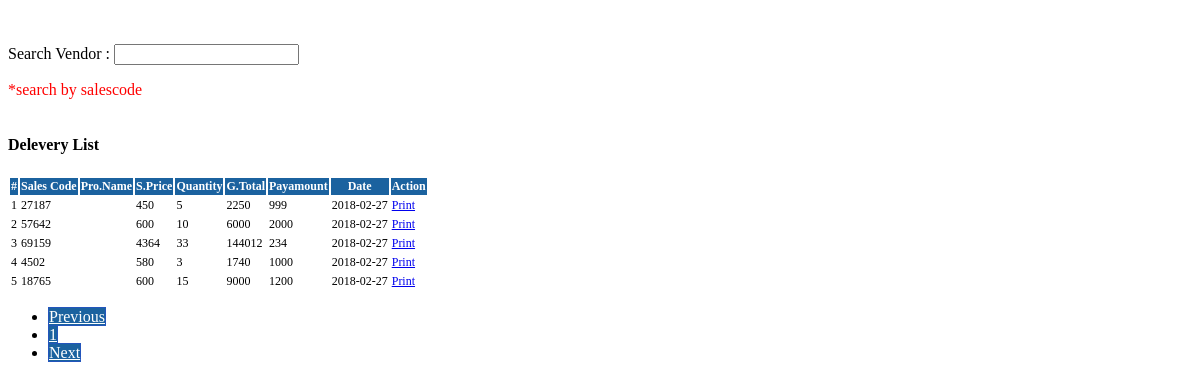
The page /alldelevery.php on the database its author committed.
### tables this page shows
CREATE TABLE IF NOT EXISTS `deleveryinfo` (
`id` int(11) NOT NULL,
  `salescode` int(6) NOT NULL,
  `product_id` int(6) NOT NULL,
  `saleprice` int(10) NOT NULL,
  `salequantity` int(6) NOT NULL,
  `s_total` int(10) NOT NULL,
  `s_payamount` int(10) NOT NULL,
  `saledate` date NOT NULL
);

### alldelevery.php (the view, shortened to what this page needs)
<div class="container" style="width: 1000px;">
		  <table class="table table-hover">
			<thead>
			 	<form action="">
			Search Vendor : <input type="text" id="txt1" onkeyup="showHint(this.value)">
			<p style="color: red">*search by salescode </p>
			</form>
			</thead>
</div>
	<?php
			$perpage = 20;
			if(isset($_REQUEST["delivery_page"])){
			$page = intval($_REQUEST["delivery_page"]);
			}
			else {
			$page = 1;
			}
			$calc = $perpage * $page;
			$start = $calc - $perpage;
			$sl_no=1;
			$sql = ("select * from deleveryinfo ORDER BY id DESC Limit $start, $perpage ");
			$result = mysqli_query($conn, $sql);
			$rows = mysqli_num_rows($result);
			if($rows >0){
				?>
		<div class="container">
		  <table class="table table-hover">
		  <h4>Delevery List</h4>
			<thead>
			  <tr style="background-color:#1b629f;color:#fff;">
				<th>#</th>
				<th>Sales Code</th>
				<th>Pro.Name</th>
				<th>S.Price</th>
				<th>Quantity</th>
				<th>G.Total</th>
				<th>Payamount</th>
				<th>Date</th>
				<th>Action</th>
			  </tr>
			</thead>
			<tbody>
				<?php
					while($post = mysqli_fetch_assoc($result)) {
					$salescode=$post["salescode"];
					$saleprice=$post["saleprice"];
					$salequantity=$post["salequantity"];
					$s_total=$post["s_total"];
					$s_payamount=$post["s_payamount"];
					$saledate=$post["saledate"];
					?>
					  <tr>
							<td><?php echo $sl_no++; ?></td>
							<td><?php echo $salescode; ?></td>
							<td>
							</td>
							<td><?php echo $saleprice; ?></td>
							<td><?php echo $salequantity; ?></td>
							<td><?php echo $s_total; ?></td>
							<td><?php echo $s_payamount; ?></td>
							<td><?php echo $saledate; ?></td>
							<td>
							<a href="inventory.php?produtinfo=<?php echo $salescode; ?>" class="btn btn-info" role="button">Print</a>
							</td>
					  </tr>
					<?php
				}
			?>
			</tbody>
			</table>
			</div>
			<ul class="pager">
			<?php
			if(isset($page))
			{
			$sqlpage = ("select Count(*) As Total from deleveryinfo");
			$resultpage = mysqli_query($conn, $sqlpage);
			$rows = mysqli_num_rows($resultpage);
			if($rows)
			{
			$rs = mysqli_fetch_assoc($resultpage);
			$total = $rs["Total"];
			}
			$totalPages = ceil($total / $perpage);
			if($page <=1 ){
							?>
			<li class="disabled"><a style="background-color: #1b629f;color: #fff;border: 1px solid #2355bc;" href="">Previous</a></li>
							<?php
			}
			else
			{
			$j = $page - 1;
							?>
			<li><a href='inventory.php?delivery_page=<?php echo $j;?>'>Previous</a></li>
							<?php
			}
			for($i=1; $i <= $totalPages; $i++)
			{
			if($i<>$page)
			{
							?>
			<li><a href='inventory.php?delivery_page=<?php echo $i;?>'><?php echo $i; ?></a></li>
							<?php
			}
			else
			{
							?>
			<li class="disabled"><a  style="background-color: #1b629f;color: #fff;border: 1px solid #2355bc;"href=''><?php echo $i; ?></a></li>
							<?php
			}
			}
			if($page == $totalPages )
			{
							?>
			<li class="disabled"><a  style="background-color: #1b629f;color: #fff;border: 1px solid #2355bc;" href="">Next</a></li>
							<?php
			}
			else
			{
			$j = $page + 1;
							?>
			<li><a href='inventory.php?delivery_page=<?php echo $j;?>'>Next</a></li>
							<?php
			}
			}
			?>
			</ul>
			<?php
			}
	?>

### alldelevery.php (style rules this page uses)
th { font-size: 12px; }
td { font-size: 12px; }

### rows shown on the page
deleveryinfo: salescode "27187", saleprice "450", salequantity "5", s_total "2250", s_payamount "999", saledate "2018-02-27"
deleveryinfo: salescode "57642", saleprice "600", salequantity "10", s_total "6000", s_payamount "2000", saledate "2018-02-27"
deleveryinfo: salescode "69159", saleprice "4364", salequantity "33", s_total "144012", s_payamount "234", saledate "2018-02-27"
deleveryinfo: salescode "4502", saleprice "580", salequantity "3", s_total "1740", s_payamount "1000", saledate "2018-02-27"
deleveryinfo: salescode "18765", saleprice "600", salequantity "15", s_total "9000", s_payamount "1200", saledate "2018-02-27"
